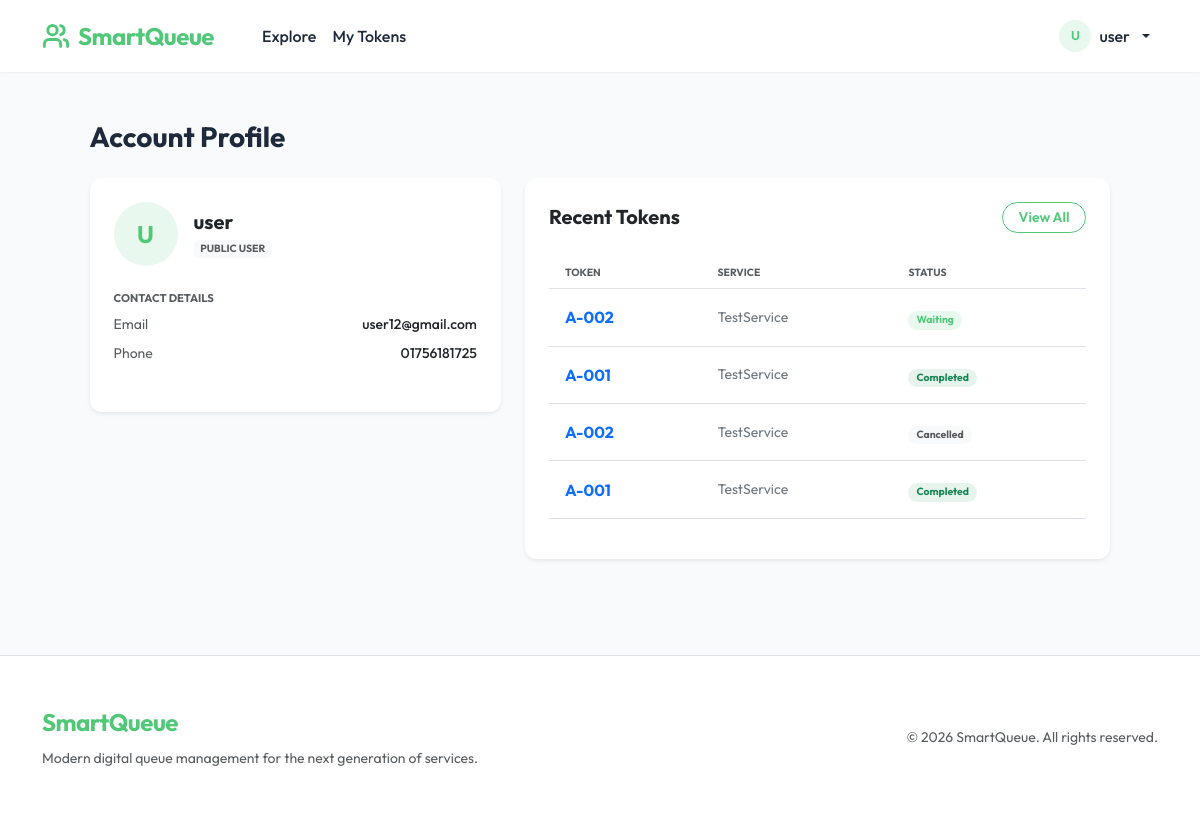
Page /accounts/profile/ (signed in) on the earlier database version.
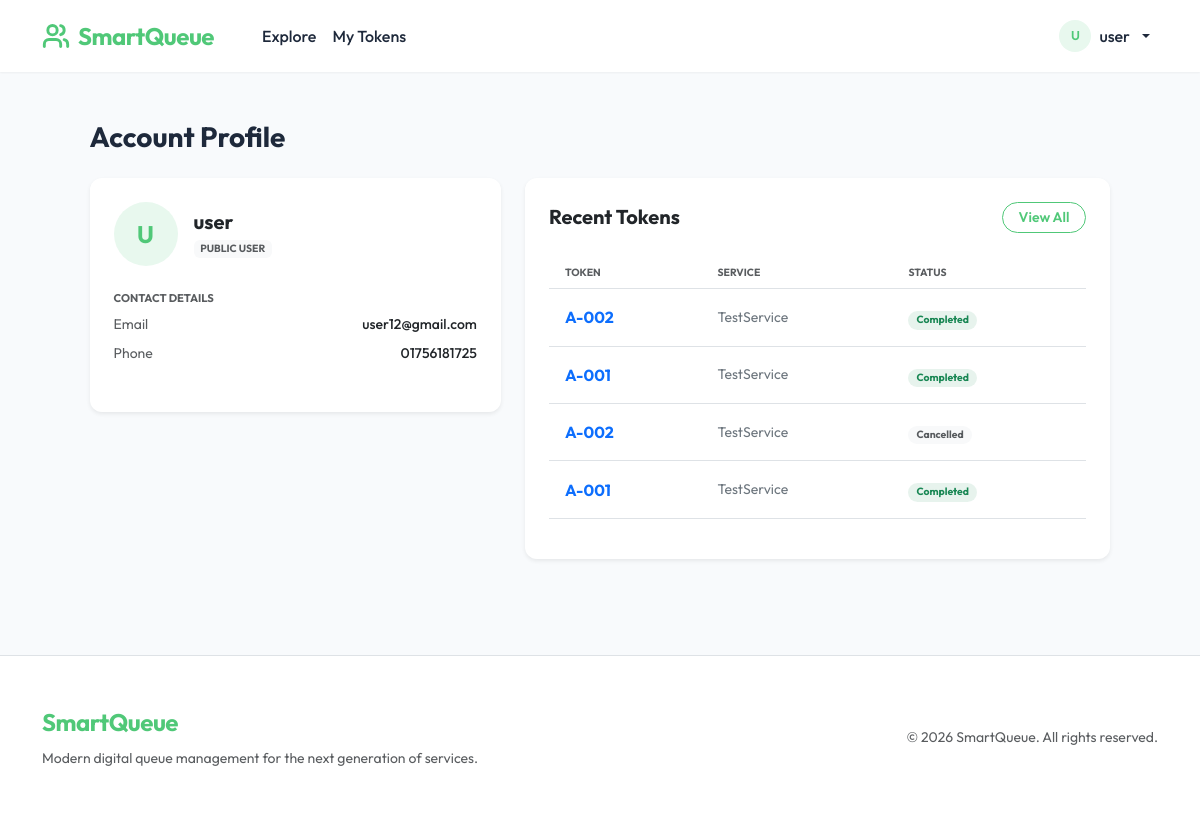
Same page on the later database version.
### apps/queue/models.py (models this page shows, shortened)
class Token(models.Model):
    STATUS_WAITING = 'waiting'
    STATUS_CALLED = 'called'
    STATUS_SERVING = 'serving'
    STATUS_COMPLETED = 'completed'
    STATUS_CANCELLED = 'cancelled'
    STATUS_CHOICES = [
        (STATUS_WAITING, 'Waiting'),
        (STATUS_CALLED, 'Called'),
        (STATUS_SERVING, 'Serving'),
        (STATUS_COMPLETED, 'Completed'),
        (STATUS_CANCELLED, 'Cancelled'),
    ]
    token_number = models.CharField(max_length=20)
    service = models.ForeignKey('organizations.Service', on_delete=models.CASCADE, related_name='tokens')
    user = models.ForeignKey(settings.AUTH_USER_MODEL, on_delete=models.CASCADE, related_name='tokens')
    organization = models.ForeignKey(
        'organizations.Organization',
        on_delete=models.CASCADE,
        related_name='tokens',
    )
    status = models.CharField(max_length=20, choices=STATUS_CHOICES, default=STATUS_WAITING)
    created_at = models.DateTimeField(auto_now_add=True)
    estimated_time = models.DateTimeField(null=True, blank=True)
    called_at = models.DateTimeField(null=True, blank=True)
    completed_at = models.DateTimeField(null=True, blank=True)
    is_emergency = models.BooleanField(default=False)
    emergency_reason = models.TextField(blank=True)
    emergency_document = models.FileField(upload_to='emergency_docs/', blank=True, null=True)
    emergency_approved = models.BooleanField(default=False)
    booking_date = models.DateField()
    archived = models.BooleanField(default=False)
    class Meta:
        ordering = ['created_at']
        constraints = [
            models.UniqueConstraint(
                fields=['service', 'token_number', 'booking_date'],
                name='uniq_token_number_per_service_day',
            ),
        ]

### apps/organizations/models.py (models this page shows, shortened)
class Service(models.Model):
    organization = models.ForeignKey(Organization, on_delete=models.CASCADE, related_name='services')
    name = models.CharField(max_length=200)
    avg_service_time = models.IntegerField(default=10, help_text='Minutes per person')
    token_prefix = models.CharField(max_length=5, default='A')
    is_active = models.BooleanField(default=True)
    created_at = models.DateTimeField(auto_now_add=True)
    class Meta:
        ordering = ['name']

### apps/accounts/views.py (the view)
# urls.py: path('profile/', views.ProfileView.as_view(), name='profile'),
class ProfileView(LoginRequiredMixin, TemplateView):
    template_name = 'accounts/profile.html'
    def get_context_data(self, **kwargs):
        context = super().get_context_data(**kwargs)
        tokens = (
            Token.objects.filter(user=self.request.user)
            .select_related('organization', 'service')
            .order_by('-created_at')
        )
        context['profile'] = self.request.user.profile
        context['tokens'] = tokens
        if self.request.user.profile.role == 'organizer' or self.request.user.is_staff:
            context['managed_organizations'] = self.request.user.managed_organizations.all()
        return context

### apps/templates/accounts/profile.html (shortened to what the changed rows need)
{% extends "base.html" %}
{% block content %}
    <div class="row justify-content-center">
        <div class="col-lg-11">
            <h1 class="h3 fw-bold mb-4">Account Profile</h1>
            <div class="row g-4">
                <div class="col-lg-5">
                    <div class="card border-0 shadow-sm mb-4" style="border-radius: 20px;">
                        <div class="card-body p-4">
                            <div class="d-flex align-items-center gap-3 mb-4">
                                <div>
                                    <h2 class="h5 fw-bold mb-0">{{ user.username }}</h2>
                                </div>
                            </div>
                        </div>
                    </div>
                </div>
                <div class="col-lg-7">
                    <div class="card border-0 shadow-sm" style="border-radius: 20px;">
                        <div class="card-body p-4">
                            <div class="d-flex justify-content-between align-items-center mb-4">
                                <h2 class="h5 fw-bold mb-0">Recent Tokens</h2>
                            </div>
                            <div class="table-responsive">
                                <table class="table table-hover align-middle">
                                    <thead class="bg-light">
                                        <tr>
                                            <th class="ps-3 py-2 text-muted x-small fw-bold text-uppercase">Token</th>
                                            <th class="py-2 text-muted x-small fw-bold text-uppercase">Service</th>
                                            <th class="py-2 text-muted x-small fw-bold text-uppercase">Status</th>
                                        </tr>
                                    </thead>
                                    <tbody>
                                        {% for t in tokens|slice:":10" %}
                                            <tr>
                                                <td class="ps-3 py-3 fw-bold text-primary">
                                                    <a href="{% url 'queue:token_status' t.id %}" class="text-decoration-none">{{ t.token_number }}</a>
                                                </td>
                                                <td class="py-3 text-secondary small">{{ t.service.name }}</td>
                                                <td class="py-3">
                                                    {% if t.status == 'waiting' %}
                                                        <span class="badge bg-primary-light text-primary px-2 py-1 rounded-pill" style="font-size: 0.65rem;">Waiting</span>
                                                    {% elif t.status == 'completed' %}
                                                        <span class="badge bg-success bg-opacity-10 text-success px-2 py-1 rounded-pill" style="font-size: 0.65rem;">Completed</span>
                                                    {% else %}
                                                        <span class="badge bg-light text-muted px-2 py-1 rounded-pill" style="font-size: 0.65rem;">{{ t.get_status_display }}</span>
                                                    {% endif %}
                                                </td>
                                            </tr>
                                        {% empty %}
                                            <tr>
                                                <td colspan="3" class="text-center py-5 text-muted small">No tokens generated yet.</td>
                                            </tr>
                                        {% endfor %}
                                    </tbody>
                                </table>
                            </div>
                        </div>
                    </div>
                </div>
            </div>
        </div>
    </div>
{% endblock %}

Differences in the rows shown:
changed Token (number 1 of 4 on the later page): status "Waiting" → "Completed"
